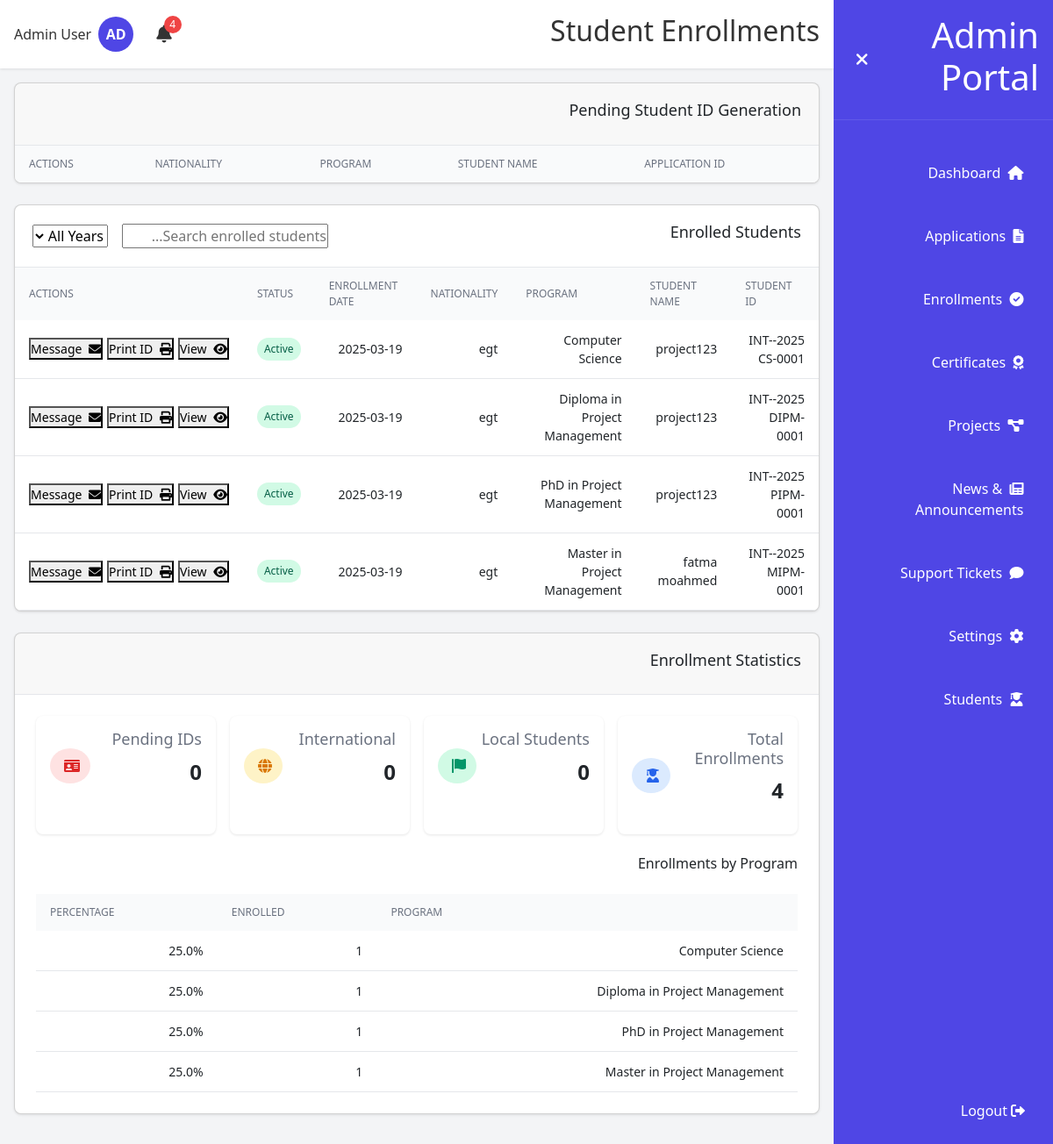
The page /admin/enrollments (signed in) on the database its author committed.
### models.py (models this page shows, shortened)
class User(db.Model, UserMixin):
    __tablename__ = 'user'
    __table_args__ = {'extend_existing': True}
    id = db.Column(db.Integer, primary_key=True)
    email = db.Column(db.String(120), unique=True, nullable=False)
    password_hash = db.Column(db.String(128), nullable=False)
    full_name = db.Column(db.String(100), nullable=False)
    phone = db.Column(db.String(20), nullable=True)
    nationality = db.Column(db.String(50), nullable=True)
    education = db.Column(db.String(50), nullable=True)
    role = db.Column(db.String(20), default='student')
    created_at = db.Column(db.DateTime, default=datetime.utcnow)
    applications = db.relationship('Application', backref='user', lazy=True)
    documents = db.relationship('Document', backref='user', lazy=True)
    certificates = db.relationship('Certificate', backref='user', lazy=True)
    tickets = db.relationship('Ticket', backref='user', lazy=True)
    notifications = db.relationship('Notification', backref='user', lazy=True)
    def is_admin(self):
        return self.role == 'admin'

class Application(db.Model):
    __tablename__ = 'application'
    __table_args__ = {'extend_existing': True}
    id = db.Column(db.Integer, primary_key=True)
    app_id = db.Column(db.String(20), unique=True, nullable=False)
    user_id = db.Column(db.Integer, db.ForeignKey('user.id'), nullable=False)
    program = db.Column(db.String(200), nullable=False)  # This stores the program name
    program_id = db.Column(db.Integer, db.ForeignKey('programs.id'), nullable=True)
    program_relation = db.relationship('Program', backref='applications', lazy=True)
    status = db.Column(db.String(50), default='Pending Review')
    payment_status = db.Column(db.String(20), default='Pending')
    date_submitted = db.Column(db.DateTime, default=datetime.utcnow)

class StudentID(db.Model):
    __tablename__ = 'student_id'
    __table_args__ = {'extend_existing': True}
    id = db.Column(db.Integer, primary_key=True)
    student_id = db.Column(db.String(20), unique=True, nullable=False)
    application_id = db.Column(db.Integer, db.ForeignKey('application.id'), unique=True, nullable=False)
    application = db.relationship('Application', backref='student_id', lazy=True)
    created_at = db.Column(db.DateTime, default=datetime.utcnow)

### run.py (the view)
@app.route('/admin/enrollments')
@login_required
def admin_enrollments():
    if not current_user.is_admin():
        return redirect(url_for('student_dashboard'))
    enrollments = db.session.query(Application).filter_by(
        status='Documents Approved',
        payment_status='Paid'
    ).outerjoin(
        StudentID,
        Application.id == StudentID.application_id
    ).filter(
        StudentID.id == None
    ).all()
    enrolled_students = db.session.query(Application, StudentID).join(
        StudentID,
        Application.id == StudentID.application_id
    ).all()
    return render_template('admin/enrollments.html',
                          enrollments=enrollments,
                          enrolled_students=enrolled_students)

### templates/admin/enrollments.html (shortened to what this page needs)
{% extends "admin_layout.html" %}
{% block page_title %}Student Enrollments{% endblock %}
{% block main_content %}
<div class="card">
    <div class="card-header">
        <h3>Pending Student ID Generation</h3>
    </div>
    <div class="table-container">
        <table class="full-width-table" id="pending-enrollments">
            <thead>
                <tr>
                    <th>Application ID</th>
                    <th>Student Name</th>
                    <th>Program</th>
                    <th>Nationality</th>
                    <th>Actions</th>
                </tr>
            </thead>
        </table>
    </div>
</div>
<div class="card mt-6">
    <div class="card-header-with-actions">
        <h3>Enrolled Students</h3>
        <div class="header-actions">
            <div class="search-container">
                <input type="text" id="search-enrolled" placeholder="Search enrolled students..." class="form-input">
            </div>
            <select id="year-filter" class="form-input">
                <option value="">All Years</option>
            </select>
        </div>
    </div>
    <div class="table-container">
        <table class="full-width-table">
            <thead>
                <tr>
                    <th>Student ID</th>
                    <th>Student Name</th>
                    <th>Program</th>
                    <th>Nationality</th>
                    <th>Enrollment Date</th>
                    <th>Status</th>
                    <th>Actions</th>
                </tr>
            </thead>
            <tbody>
                {% for application, student_id in enrolled_students %}
                    <tr>
                        <td>{{ student_id.student_id }}</td>
                        <td>{{ application.user.full_name }}</td>
                        <td>{{ application.program }}</td>
                        <td>{{ application.user.nationality }}</td>
                        <td>{{ student_id.created_at.strftime('%Y-%m-%d') }}</td>
                        <td><span class="status-badge green">Active</span></td>
                        <td>
                            <div class="actions-cell">
                                <button class="action-btn" onclick="viewStudentDetails('{{ student_id.student_id }}')">
                                    <i class="fas fa-eye"></i> View
                                </button>
                                <button class="action-btn" onclick="printStudentID('{{ student_id.student_id }}')">
                                    <i class="fas fa-print"></i> Print ID
                                </button>
                                <button class="action-btn message" onclick="messageStudent('{{ application.user_id }}')">
                                    <i class="fas fa-envelope"></i> Message
                                </button>
                            </div>
                        </td>
                    </tr>
                {% else %}
                    <tr>
                        <td colspan="7" class="text-center">No enrolled students found</td>
                    </tr>
                {% endfor %}
            </tbody>
        </table>
    </div>
</div>
<div class="card mt-6">
    <div class="card-header">
        <h3>Enrollment Statistics</h3>
    </div>
    <div class="card-body">
        <div class="stats-grid">
            <div class="stat-card">
                <div class="stat-content">
                    <div>
                        <h3 class="stat-title">Total Enrollments</h3>
                        <p class="stat-value">{{ enrolled_students|length }}</p>
                    </div>
                    <div class="stat-icon blue">
                        <i class="fas fa-user-graduate"></i>
                    </div>
                </div>
            </div>
            <div class="stat-card">
                <div class="stat-content">
                    <div>
                        <h3 class="stat-title">Local Students</h3>
                        <p class="stat-value">
                            {% set local_count = 0 %}
                            {% for app, _ in enrolled_students if app.user.nationality == 'Egyptian' %}
                                {% set local_count = local_count + 1 %}
                            {% endfor %}
                            {{ local_count }}
                        </p>
                    </div>
                    <div class="stat-icon green">
                        <i class="fas fa-flag"></i>
                    </div>
                </div>
            </div>
            <div class="stat-card">
                <div class="stat-content">
                    <div>
                        <h3 class="stat-title">International</h3>
                        <p class="stat-value">
                            {% set international_count = 0 %}
                            {% for app, _ in enrolled_students if app.user.nationality == 'International' %}
                                {% set international_count = international_count + 1 %}
                            {% endfor %}
                            {{ international_count }}
                        </p>
                    </div>
                    <div class="stat-icon yellow">
                        <i class="fas fa-globe"></i>
                    </div>
                </div>
            </div>
            <div class="stat-card">
                <div class="stat-content">
                    <div>
                        <h3 class="stat-title">Pending IDs</h3>
                        <p class="stat-value">{{ enrollments|length }}</p>
                    </div>
                    <div class="stat-icon red">
                        <i class="fas fa-id-card"></i>
                    </div>
                </div>
            </div>
        </div>
        <div class="mt-6">
            <h4 class="mb-4">Enrollments by Program</h4>
            <div class="table-container">
                <table class="full-width-table">
                    <thead>
                        <tr>
                            <th>Program</th>
                            <th>Enrolled</th>
                            <th>Percentage</th>
                        </tr>
                    </thead>
                    <tbody>
                        {% set programs = {} %}
                        {% for app, _ in enrolled_students %}
                            {% if app.program in programs %}
                                {% set _ = programs.update({app.program: programs[app.program] + 1}) %}
                            {% else %}
                                {% set _ = programs.update({app.program: 1}) %}
                            {% endif %}
                        {% endfor %}
                        {% for program, count in programs.items() %}
                            <tr>
                                <td>{{ program }}</td>
                                <td>{{ count }}</td>
                                <td>{{ ((count / enrolled_students|length) * 100)|round(1) }}%</td>
                            </tr>
                        {% else %}
                            <tr>
                                <td colspan="3" class="text-center">No data available</td>
                            </tr>
                        {% endfor %}
                    </tbody>
                </table>
            </div>
        </div>
    </div>
</div>
{% endblock %}

### templates/admin_layout.html (shortened to what this page needs)
{% extends "base.html" %}
{% block content %}
<div class="dashboard-container">
    <div id="sidebar" class="sidebar">
        <div class="sidebar-header">
            <h1 id="sidebar-title">Admin Portal</h1>
            <button id="toggle-sidebar" class="btn-icon">
                <i class="fas fa-times"></i>
            </button>
        </div>
        <nav class="sidebar-nav">
            <ul class="nav-list">
                <li class="nav-item">
                    <a href="{{ url_for('admin_dashboard') }}" class="nav-link {% if request.endpoint == 'admin_dashboard' %}active{% endif %}">
                        <i class="fas fa-home"></i>
                        <span class="nav-text">Dashboard</span>
                    </a>
                </li>
                <li class="nav-item">
                    <a href="{{ url_for('admin_applications') }}" class="nav-link {% if request.endpoint == 'admin_applications' %}active{% endif %}" id="admin-applications-link">
                        <i class="fas fa-file-alt"></i>
                        <span class="nav-text">Applications</span>
                    </a>
                </li>
                <li class="nav-item">
                    <a href="{{ url_for('admin_enrollments') }}" class="nav-link {% if request.endpoint == 'admin_enrollments' %}active{% endif %}">
                        <i class="fas fa-check-circle"></i>
                        <span class="nav-text">Enrollments</span>
                    </a>
                </li>
                <li class="nav-item">
                    <a href="{{ url_for('admin_certificates') }}" class="nav-link {% if request.endpoint == 'admin_certificates' %}active{% endif %}">
                        <i class="fas fa-award"></i>
                        <span class="nav-text">Certificates</span>
                    </a>
                </li>
                <li class="nav-item">
                    <a href="{{ url_for('admin_projects') }}" class="nav-link {% if request.endpoint == 'admin_projects' %}active{% endif %}">
                        <i class="fas fa-project-diagram"></i>
                        <span class="nav-text">Projects</span>
                    </a>
                </li>
                <li class="nav-item">
                    <a href="{{ url_for('admin_news') }}" class="nav-link {% if request.endpoint == 'admin_news' %}active{% endif %}">
                        <i class="fas fa-newspaper"></i>
                        <span class="nav-text">News & Announcements</span>
                    </a>
                </li>
                <li class="nav-item">
                    <a href="{{ url_for('admin_tickets') }}" class="nav-link {% if request.endpoint == 'admin_tickets' %}active{% endif %}">
                        <i class="fas fa-comment"></i>
                        <span class="nav-text">Support Tickets</span>
                    </a>
                </li>
                <li class="nav-item">
                    <a href="{{ url_for('admin_settings') }}" class="nav-link {% if request.endpoint == 'admin_settings' %}active{% endif %}">
                        <i class="fas fa-cog"></i>
                        <span class="nav-text">Settings</span>
                    </a>
                </li>
                <li class="nav-item">
                    <a href="{{ url_for('admin_students') }}" class="nav-link {% if request.endpoint == 'admin_students' %}active{% endif %}">
                        <i class="fas fa-user-graduate"></i>
                        <span>Students</span>
                    </a>
                </li>
            </ul>
        </nav>
        <div class="logout-container">
            <a href="{{ url_for('logout') }}" class="nav-item">
                <i class="fas fa-sign-out-alt"></i>
                <span class="nav-text">Logout</span>
            </a>
        </div>
    </div>
    <div class="main-content">
        <header class="header">
            <div class="header-content">
                <h2 id="page-title">{% block page_title %}Dashboard{% endblock %}</h2>
                <div class="header-actions">
                    <div class="notification-container">
                        <button id="notification-btn" class="btn-icon">
                            <i class="fas fa-bell"></i>
                            {% set unread_notifications = current_user.notifications|selectattr('read', 'equalto', false)|list %}
                            {% if unread_notifications %}
                                <span id="notification-badge" class="notification-badge">{{ unread_notifications|length }}</span>
                            {% endif %}
                        </button>
                    </div>
                    <div class="user-container">
                        <div class="avatar">AD</div>
                        <span id="user-name" class="user-name">{{ current_user.full_name }}</span>
                    </div>
                </div>
            </div>
        </header>
        <main class="content">
            {% block main_content %}{% endblock %}
        </main>
    </div>
</div>
{% endblock %}

### rows shown on the page
User: full_name "Admin User"
Application: student_id "2025-INT-CS-0001", user.full_name "project123", program "Computer Science", user.nationality "egt", created_at "2025-03-19"
Application: student_id "2025-INT-DIPM-0001", user.full_name "project123", program "Diploma in Project Management", user.nationality "egt", created_at "2025-03-19"
Application: student_id "2025-INT-PIPM-0001", user.full_name "project123", program "PhD in Project Management", user.nationality "egt", created_at "2025-03-19"
Application: student_id "2025-INT-MIPM-0001", user.full_name "fatma moahmed", program "Master in Project Management", user.nationality "egt", created_at "2025-03-19"
StudentID: program "Computer Science", count "1", value "25.0"
StudentID: program "Diploma in Project Management", count "1", value "25.0"
StudentID: program "PhD in Project Management", count "1", value "25.0"
StudentID: program "Master in Project Management", count "1", value "25.0"

### other values the page prints
{{ unread_notifications|length }} "4"
{{ enrolled_students|length }} "4"
{{ local_count }} "0"
{{ international_count }} "0"
{{ enrollments|length }} "0"
